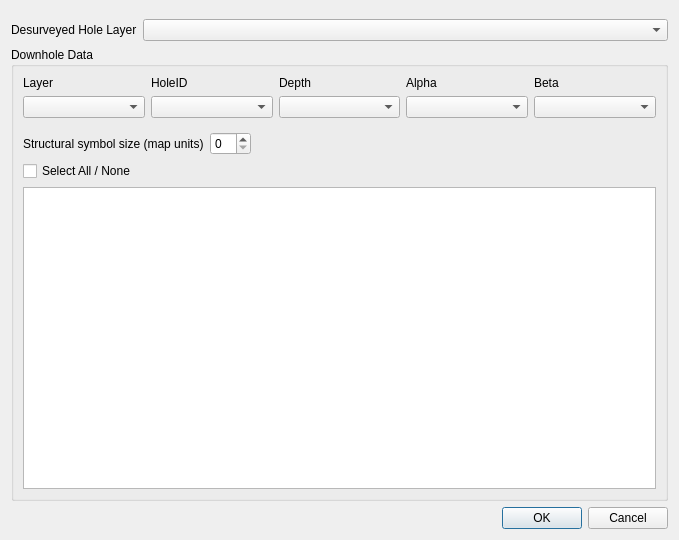
<?xml version="1.0" encoding="UTF-8"?>
<ui version="4.0">
 <class>downholeStructure_dialog</class>
 <widget class="QDialog" name="downholeStructure_dialog">
  <property name="geometry">
   <rect>
    <x>0</x>
    <y>0</y>
    <width>679</width>
    <height>540</height>
   </rect>
  </property>
  <property name="windowTitle">
   <string>Downhole Structure</string>
  </property>
  <layout class="QVBoxLayout" name="verticalLayout">
   <item>
    <layout class="QHBoxLayout" name="horizontalLayout">
     <property name="topMargin">
      <number>8</number>
     </property>
     <item>
      <widget class="QLabel" name="label_2">
       <property name="text">
        <string>Desurveyed Hole Layer</string>
       </property>
      </widget>
     </item>
     <item>
      <widget class="QgsMapLayerComboBox" name="lbDesurveyLayer">
       <property name="sizePolicy">
        <sizepolicy hsizetype="Expanding" vsizetype="Fixed">
         <horstretch>0</horstretch>
         <verstretch>0</verstretch>
        </sizepolicy>
       </property>
      </widget>
     </item>
    </layout>
   </item>
   <item>
    <widget class="QGroupBox" name="groupDownhole">
     <property name="title">
      <string>Downhole Data</string>
     </property>
     <layout class="QVBoxLayout" name="verticalLayout_3">
      <item>
       <layout class="QGridLayout" name="gridLayout">
        <property name="topMargin">
         <number>0</number>
        </property>
        <item row="0" column="2">
         <widget class="QLabel" name="label_5">
          <property name="text">
           <string>Depth</string>
          </property>
         </widget>
        </item>
        <item row="0" column="1">
         <widget class="QLabel" name="label_4">
          <property name="text">
           <string>HoleID</string>
          </property>
         </widget>
        </item>
        <item row="1" column="1">
         <widget class="QgsFieldComboBox" name="fbDataId"/>
        </item>
        <item row="1" column="2">
         <widget class="QgsFieldComboBox" name="fbDataDepth"/>
        </item>
        <item row="1" column="3">
         <widget class="QgsFieldComboBox" name="fbDataAlpha">
          <property name="currentIndex">
           <number>-1</number>
          </property>
          <property name="allowEmptyFieldName">
           <bool>false</bool>
          </property>
         </widget>
        </item>
        <item row="0" column="3">
         <widget class="QLabel" name="label_6">
          <property name="text">
           <string>Alpha</string>
          </property>
         </widget>
        </item>
        <item row="1" column="0">
         <widget class="QgsMapLayerComboBox" name="lbDataLayer">
          <property name="currentIndex">
           <number>-1</number>
          </property>
          <property name="allowEmptyLayer">
           <bool>true</bool>
          </property>
          <property name="showCrs">
           <bool>false</bool>
          </property>
         </widget>
        </item>
        <item row="0" column="0">
         <widget class="QLabel" name="label_3">
          <property name="text">
           <string>Layer</string>
          </property>
         </widget>
        </item>
        <item row="0" column="4">
         <widget class="QLabel" name="label_7">
          <property name="text">
           <string>Beta</string>
          </property>
         </widget>
        </item>
        <item row="1" column="4">
         <widget class="QgsFieldComboBox" name="fbDataBeta"/>
        </item>
       </layout>
      </item>
      <item>
       <layout class="QHBoxLayout" name="horizontalLayout_2">
        <property name="topMargin">
         <number>8</number>
        </property>
        <item>
         <widget class="QLabel" name="label">
          <property name="text">
           <string>Structural symbol size (map units)</string>
          </property>
         </widget>
        </item>
        <item>
         <widget class="QSpinBox" name="sbSymbolSize">
          <property name="sizePolicy">
           <sizepolicy hsizetype="Minimum" vsizetype="Fixed">
            <horstretch>0</horstretch>
            <verstretch>0</verstretch>
           </sizepolicy>
          </property>
         </widget>
        </item>
        <item>
         <spacer name="horizontalSpacer">
          <property name="orientation">
           <enum>Qt::Horizontal</enum>
          </property>
          <property name="sizeHint" stdset="0">
           <size>
            <width>40</width>
            <height>20</height>
           </size>
          </property>
         </spacer>
        </item>
       </layout>
      </item>
      <item>
       <widget class="QCheckBox" name="checkSelectAll">
        <property name="text">
         <string>Select All / None</string>
        </property>
       </widget>
      </item>
      <item>
       <widget class="QListWidget" name="listFields"/>
      </item>
     </layout>
    </widget>
   </item>
   <item>
    <widget class="QDialogButtonBox" name="buttonBox">
     <property name="orientation">
      <enum>Qt::Horizontal</enum>
     </property>
     <property name="standardButtons">
      <set>QDialogButtonBox::Cancel|QDialogButtonBox::Ok</set>
     </property>
    </widget>
   </item>
  </layout>
 </widget>
 <customwidgets>
  <customwidget>
   <class>QgsFieldComboBox</class>
   <extends>QComboBox</extends>
   <header>qgsfieldcombobox.h</header>
  </customwidget>
  <customwidget>
   <class>QgsMapLayerComboBox</class>
   <extends>QComboBox</extends>
   <header>qgsmaplayercombobox.h</header>
  </customwidget>
 </customwidgets>
 <resources/>
 <connections>
  <connection>
   <sender>buttonBox</sender>
   <signal>accepted()</signal>
   <receiver>downholeStructure_dialog</receiver>
   <slot>accept()</slot>
   <hints>
    <hint type="sourcelabel">
     <x>248</x>
     <y>254</y>
    </hint>
    <hint type="destinationlabel">
     <x>157</x>
     <y>274</y>
    </hint>
   </hints>
  </connection>
  <connection>
   <sender>buttonBox</sender>
   <signal>rejected()</signal>
   <receiver>downholeStructure_dialog</receiver>
   <slot>reject()</slot>
   <hints>
    <hint type="sourcelabel">
     <x>316</x>
     <y>260</y>
    </hint>
    <hint type="destinationlabel">
     <x>286</x>
     <y>274</y>
    </hint>
   </hints>
  </connection>
 </connections>
</ui>
